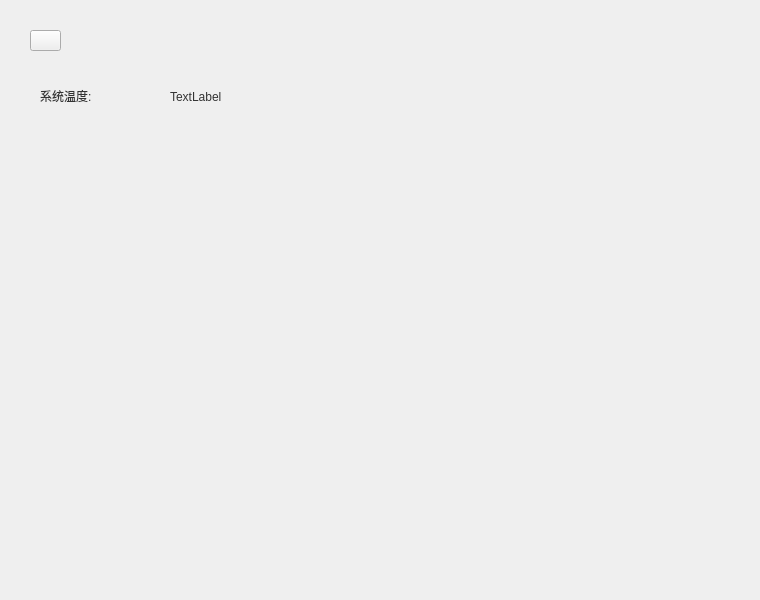
<?xml version="1.0" encoding="UTF-8"?>
<ui version="4.0">
 <class>FormSetting</class>
 <widget class="QWidget" name="FormSetting">
  <property name="geometry">
   <rect>
    <x>0</x>
    <y>0</y>
    <width>760</width>
    <height>600</height>
   </rect>
  </property>
  <property name="windowTitle">
   <string>Form</string>
  </property>
  <property name="styleSheet">
   <string notr="true">color: rgb(51, 51, 51);</string>
  </property>
  <widget class="QPushButton" name="backButton">
   <property name="geometry">
    <rect>
     <x>30</x>
     <y>30</y>
     <width>31</width>
     <height>21</height>
    </rect>
   </property>
   <property name="styleSheet">
    <string notr="true"/>
   </property>
   <property name="text">
    <string/>
   </property>
  </widget>
  <widget class="QLabel" name="label_3">
   <property name="geometry">
    <rect>
     <x>40</x>
     <y>80</y>
     <width>131</width>
     <height>31</height>
    </rect>
   </property>
   <property name="styleSheet">
    <string notr="true">color: rgb(51, 51, 51);
</string>
   </property>
   <property name="text">
    <string>系统温度:</string>
   </property>
  </widget>
  <widget class="QLabel" name="label_systemp">
   <property name="geometry">
    <rect>
     <x>170</x>
     <y>86</y>
     <width>67</width>
     <height>21</height>
    </rect>
   </property>
   <property name="styleSheet">
    <string notr="true">color: rgb(51, 51, 51);
</string>
   </property>
   <property name="text">
    <string>TextLabel</string>
   </property>
  </widget>
 </widget>
 <resources/>
 <connections/>
</ui>
